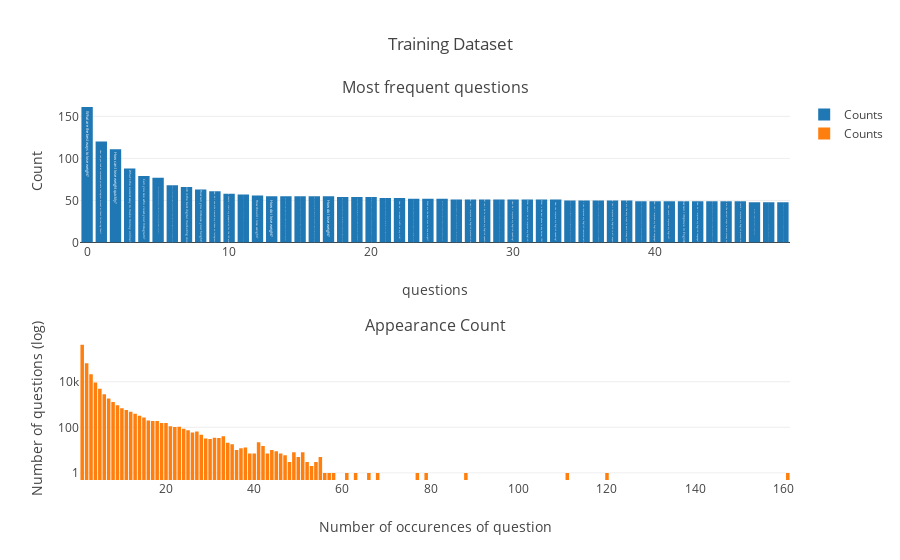

The notebook cell saved with this chart:
### Code cell
top_n = 50

# question_val_cnt = df_pivot['1'][df_pivot['1']>0].sort_values(ascending=False)
question_val_cnt =  df_all.q[df_all.dataset == 1].value_counts()


question_cnt = question_val_cnt[:top_n]

data1 = go.Bar(x=[i for i in range(len(question_cnt))], 
               y=list(question_cnt), 
               text = ["{}".format(i) for i in question_cnt.index ],
               name='Counts')

appearance_cnt = pd.Series(data=question_val_cnt).value_counts() 

data2 = go.Bar(x=appearance_cnt.index, 
               y=appearance_cnt, 
               name='Counts')

fig = tools.make_subplots(rows=2, cols=1,
                          subplot_titles=('Most frequent questions', 
                                                          'Appearance Count'))
fig.append_trace(data1, 1, 1)
fig.append_trace(data2, 2, 1)


fig['layout']['xaxis1'].update(title='questions')
fig['layout']['yaxis1'].update(title='Count')

fig['layout']['xaxis2'].update(title='Number of occurences of question')
fig['layout']['yaxis2'].update(title='Number of questions (log)',
                               type='log')


fig['layout'].update(title='Training Dataset')

iplot(fig)

### Figure 1 — Plotly figure (JSON) as saved in the notebook; plotly's stock layout.template omitted (floating-point values rounded to 4 significant figures)
{"data": [{"name": "Counts", "text": ["What are the best ways to lose weight?", "How can you look at someone's private Instagram account without following them?", "How can I lose weight quickly?", "What's the easiest way to make money online?", "Can you see who views your Instagram?", "What are some things new employees should know going into their first day at AT&T?", "What do you think of the decision by the Indian Government to demonetize 500 and 1000 rupee notes?", "Which is the best digital marketing course?", "How can you increase your height?", "How do l see who viewed my videos on Instagram?", "How should I start my preparation for the IAS exam?", "How would demonetizing 500 and 1000 rupee notes and introducing new 2000 rupee notes help curb black money and corruption?", "How should I lose weight?", "How do i lose weight?", "What are the best ways to reduce and eliminate belly, abdominal, and thigh fat?", "Why do some people ask questions on Quora that could easily be answered by using a search engine?", "Why do people ask questions on Quora that can easily be answered by Google?", "How do I lose weight?", "Why do people ask Quora questions which can be answered easily by Google?", "How do I reset my Gmail password when I don't remember my recovery information?", "How will the scrapping of Rs 500 and Rs 1000 notes help in reducing black money and corruption?", "Why do some people on QUORA ask questions that they can easily findout on Google?", "How do I increase traffic on my site?", "Why do people ask questions on Quora that are easily to find answers too on Google?", "What are the best was to lose weight?", "What do you think about ban on Rs. 500 and Rs. 1000 currency notes?", "Why do people ask stupid questions on Quora that could be easily answered by Google?", "How can I improve my English pronunciation?", "What can I do to improve my English speaking?", "Why do so many people ask questions on Quora that can be found in a Google search?", "How do I improve my English speaking?", "What should I do to improve my English ?", "What is the best phone to buy below 15k?", "How can improve my English speaking?", "I forgot my Facebook password and email password. How can I log into Facebook?", "How I can improve my English communication?", "What do you think about banning 500 and 1000 rupee notes in India?", "How can I improve my English in all aspects?", "What are the easy ways to earn money online?", "How does banning 500 and 1000 rupee notes help to control black money?", "How can I improve my English Language?", "How could I improve my English?", "How can I improve in English?", "How do I improve my English language?", "How can changing 500 and 1000 rupee notes end the black money in India?", "What are the easiest ways to earn money online?", "How could I improve my English pronunciation?", "What is the easiest way to earn money from online?", "How does the ban on 500 and 1000 rupee notes helps to identify black money and corruption?", "Would demonetization of 500 and 1000 rupee notes actually help in curbing black money in India?"], "type": "bar", "x": [0, 1, 2, 3, 4, 5, 6, 7, 8, 9, 10, 11, 12, 13, 14, 15, 16, 17, 18, 19, 20, 21, 22, 23, 24, 25, 26, 27, 28, 29, 30, 31, 32, 33, 34, 35, 36, 37, 38, 39, 40, 41, 42, 43, 44, 45, 46, 47, 48, 49], "xaxis": "x1", "y": [161, 120, 111, 88, 79, 77, 68, 66, 63, 61, 58, 57, 56, 55, 55, 55, 55, 55, 54, 54, 54, 53, 53, 52, 52, 52, 51, 51, 51, 51, 51, 51, 51, 51, 50, 50, 50, 50, 50, 49, 49, 49, 49, 49, 49, 49, 49, 48, 48, 48], "yaxis": "y1"}, {"name": "Counts", "type": "bar", "x": [1, 2, 3, 4, 5, 6, 7, 8, 9, 10, 11, 12, 13, 14, 15, 16, 17, 18, 19, 20, 21, 23, 22, 24, 25, 27, 26, 28, 33, 31, 32, 29, 30, 41, 34, 35, 42, 38, 37, 44, 36, 45, 49, 51, 40, 46, 39, 43, 47, 55, 50, 54, 48, 52, 53, 66, 111, 88, 79, 77, 68, 120, 63, 61, 58, 57, 56, 161], "xaxis": "x2", "y": [425465, 64752, 21262, 9372, 4887, 2848, 1856, 1306, 934, 690, 581, 487, 389, 319, 272, 200, 190, 187, 155, 154, 112, 105, 104, 87, 75, 65, 59, 47, 40, 35, 34, 32, 31, 22, 21, 18, 15, 13, 12, 10, 10, 9, 8, 8, 7, 7, 7, 7, 6, 5, 5, 3, 3, 3, 2, 1, 1, 1, 1, 1, 1, 1, 1, 1, 1, 1, 1, 1], "yaxis": "y2"}], "layout": {"annotations": [{"font": {"size": 16}, "showarrow": false, "text": "Most frequent questions", "x": 0.5, "xanchor": "center", "xref": "paper", "y": 1, "yanchor": "bottom", "yref": "paper"}, {"font": {"size": 16}, "showarrow": false, "text": "Appearance Count", "x": 0.5, "xanchor": "center", "xref": "paper", "y": 0.375, "yanchor": "bottom", "yref": "paper"}], "title": "Training Dataset", "xaxis1": {"anchor": "y1", "domain": [0, 1], "title": "questions"}, "xaxis2": {"anchor": "y2", "domain": [0, 1], "title": "Number of occurences of question"}, "yaxis1": {"anchor": "x1", "domain": [0.625, 1], "title": "Count"}, "yaxis2": {"anchor": "x2", "domain": [0, 0.375], "title": "Number of questions (log)", "type": "log"}}}
